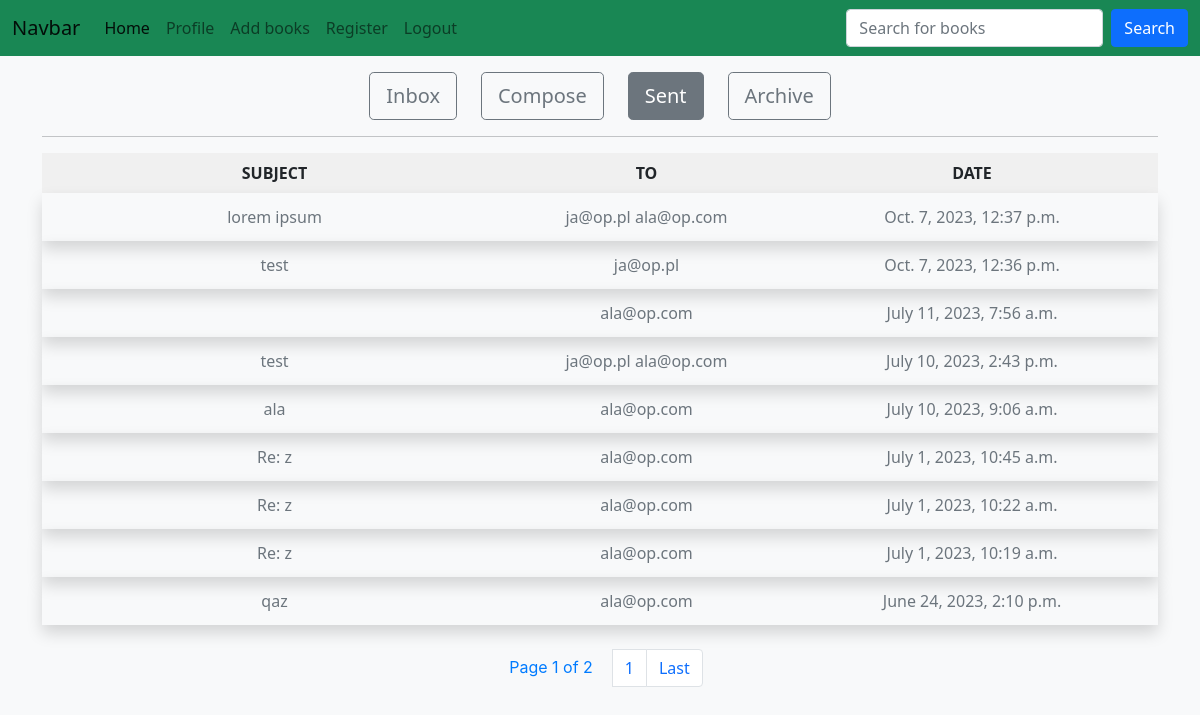
Screenshot of /email/sent/ (signed in) with the database file from the repository.
### emails/models.py (models this page shows, shortened)
class Email(models.Model):
    user = models.ForeignKey(User, on_delete=models.CASCADE, related_name='emails')
    sender = models.ForeignKey(User, on_delete=models.SET_NULL,
                               related_name='emails_sent', null=True)
    recipients = models.ManyToManyField(User, related_name='emails_received')
    subject = models.CharField(max_length=255, blank=True)
    body = models.TextField(blank=True)
    timestamp = models.DateTimeField(auto_now_add=True)
    read = models.BooleanField(default=False)
    archived = models.BooleanField(default=False)

### users/models.py (models this page shows, shortened)
class User(AbstractUser):
    staff_member = models.BooleanField(default=False, blank=True)
    born = models.DateField(null=True, blank=True)
    address = models.TextField(max_length=511)
    profile_picture = models.ImageField(default='default.jpeg', upload_to='profile_pictures')
    telefon_number = models.CharField(max_length=9)
    email = models.EmailField(unique=True)

### emails/views.py (the view)
# urls.py: path('sent/', Email_Sent_List_View.as_view(), name='email_sent'),
class Email_Sent_List_View(LoginRequiredMixin, ListView):
    model = Email
    template_name_suffix = '_sent_list'
    paginate_by = 9
    paginate_orphans = 1
    def get_queryset(self, *args, **kwargs):
        user = self.request.user
        queryset = Email.objects.filter(
            user=user, sender=user, archived=False).order_by('-timestamp')
        return queryset
    def get_context_data(self):
        user = self.request.user
        context = super().get_context_data()
        unread_messages = Email.objects.filter(
            user=user, recipients=user, archived=False, read=False).count()
        context['unread_messages'] = unread_messages
        return context

### emails/templates/emails/email_sent_list.html (shortened to what this page needs)
{% extends 'library/layout.html'%}
{% load static %}
{% block body %}
  {% include "emails/mailbox_dashboard.html" %}
  <hr>
  <main style="padding:0 12px;">
    <div class="row itemsHeader">
      <div class="col-md-5">
        <p class="m-0 p-2">SUBJECT</p>
      </div>
      <div class="col-md-3">
        <p class="m-0 p-2">TO</p>
      </div>
      <div class="col-md-4">
        <p class="m-0 p-2">DATE</p>
      </div>
    </div>
    {% for email in object_list %}
      <a class="text-reset text-decoration-none " href="{% url 'emails:email_details' email.pk %}">
        <div id="{{email.pk}}" class="row text-muted shadow py-3 py-md-1 text-center  shadowItem ">
          <div class="col-md-5">
            <p class="p-2 m-0">{{email.subject}}</p>
          </div>
          <div class="col-md-3">
            <p class="p-2 m-0">
              {% for recipient in email.recipients.all %}
                {{recipient.email}}
              {% endfor %}
            </p>
          </div>
          <div class="col-md-4">
            <p class="p-2 m-0">{{email.timestamp}}</p>
          </div>
        </div>
      </a>
    {% endfor %}
  </main>
  <div class="row mt-4">
    <div class="col d-flex justify-content-center">
      {% if page_obj.has_other_pages %}
        <nav aria-label="Page navigation example">
          <ul class="pagination">
            <li class="page-item"><div id="numPages">Page {{page_obj.number}} of {{page_obj.paginator.num_pages}}</div></li>
            <li class="page-item"><a class="page-link" href="{% url 'emails:email_sent' %}?q={{request.GET.q}}&page={{page_obj.number}}">{{page_obj.number}}</a></li>
            {% if page_obj.number|add:"1" <= page_obj.paginator.num_pages %}
              <li class="page-item"><a class="page-link" href="{% url 'emails:email_sent' %}?q={{request.GET.q}}&page={{page_obj.paginator.num_pages}}">Last</a></li>
            {% endif %}
          </ul>
        </nav>
      {% endif %}
    </div>
  </div>
{% endblock %}

### library/static/library/styles.css (style rules this page uses)
.itemsHeader { background-color: rgb(240, 240, 240); font-weight: bold; text-align: center; }
#numPages { font-family: -apple-system,BlinkMacSystemFont,"Segoe UI",Roboto,"Helvetica Neue",Arial,"Noto Sans","Liberation Sans",sans-serif,"Apple Color Emoji","Segoe UI Emoji","Segoe UI Symbol","Noto Color Emoji"; font-size: 1rem; font-weight: 400; color: #007bff; line-height: 1.25; padding: .5rem .75rem; margin-right: 0.5rem; position:relative; }

### rows the page displays
Email: subject "lorem ipsum", timestamp "Oct. 7, 2023, 12:37 p.m."
User: email "ja@op.pl"
User: email "ala@op.com"
Email: subject "test", timestamp "Oct. 7, 2023, 12:36 p.m."
Email: timestamp "July 11, 2023, 7:56 a.m."
Email: subject "test", timestamp "July 10, 2023, 2:43 p.m."
Email: subject "ala", timestamp "July 10, 2023, 9:06 a.m."
Email: subject "Re: z", timestamp "July 1, 2023, 10:45 a.m."
Email: subject "Re: z", timestamp "July 1, 2023, 10:22 a.m."
Email: subject "Re: z", timestamp "July 1, 2023, 10:19 a.m."
Email: subject "qaz", timestamp "June 24, 2023, 2:10 p.m."

### other values shown
{{ page_obj.number }} "1"
{{ page_obj.paginator.num_pages }} "2"
